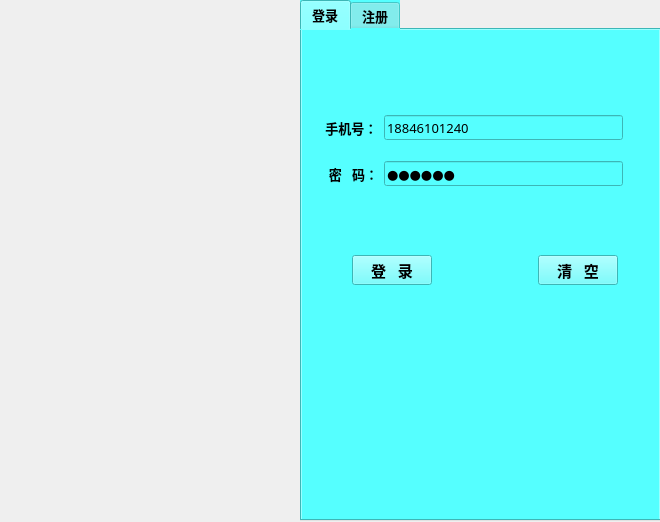
<?xml version="1.0" encoding="UTF-8"?>
<ui version="4.0">
 <class>LoginDia</class>
 <widget class="QWidget" name="LoginDia">
  <property name="geometry">
   <rect>
    <x>0</x>
    <y>0</y>
    <width>660</width>
    <height>522</height>
   </rect>
  </property>
  <property name="windowTitle">
   <string>登录/注册</string>
  </property>
  <widget class="QLabel" name="l_background">
   <property name="geometry">
    <rect>
     <x>0</x>
     <y>0</y>
     <width>301</width>
     <height>521</height>
    </rect>
   </property>
   <property name="styleSheet">
    <string notr="true">
image: url(:/images/images/login.png);</string>
   </property>
   <property name="text">
    <string/>
   </property>
   <property name="pixmap">
    <pixmap resource="resImages.qrc">:/images/images/login.png</pixmap>
   </property>
   <property name="scaledContents">
    <bool>true</bool>
   </property>
  </widget>
  <widget class="QTabWidget" name="tabWidget">
   <property name="geometry">
    <rect>
     <x>300</x>
     <y>0</y>
     <width>361</width>
     <height>521</height>
    </rect>
   </property>
   <property name="font">
    <font>
     <family>微软雅黑</family>
     <pointsize>10</pointsize>
     <weight>75</weight>
     <bold>true</bold>
    </font>
   </property>
   <property name="styleSheet">
    <string notr="true">background-color: rgb(85, 255, 255);</string>
   </property>
   <property name="currentIndex">
    <number>0</number>
   </property>
   <widget class="QWidget" name="tab_login">
    <attribute name="title">
     <string>登录</string>
    </attribute>
    <widget class="QWidget" name="layoutWidget_2">
     <property name="geometry">
      <rect>
       <x>20</x>
       <y>70</y>
       <width>301</width>
       <height>101</height>
      </rect>
     </property>
     <layout class="QGridLayout" name="gridLayout">
      <item row="0" column="0">
       <widget class="QLabel" name="l_tel">
        <property name="minimumSize">
         <size>
          <width>0</width>
          <height>25</height>
         </size>
        </property>
        <property name="maximumSize">
         <size>
          <width>16777215</width>
          <height>25</height>
         </size>
        </property>
        <property name="font">
         <font>
          <family>微软雅黑</family>
          <pointsize>10</pointsize>
          <weight>75</weight>
          <bold>true</bold>
         </font>
        </property>
        <property name="text">
         <string> 手机号：</string>
        </property>
       </widget>
      </item>
      <item row="0" column="1">
       <widget class="QLineEdit" name="le_tel">
        <property name="minimumSize">
         <size>
          <width>0</width>
          <height>25</height>
         </size>
        </property>
        <property name="maximumSize">
         <size>
          <width>16777215</width>
          <height>25</height>
         </size>
        </property>
        <property name="font">
         <font>
          <family>微软雅黑</family>
          <pointsize>10</pointsize>
         </font>
        </property>
        <property name="text">
         <string>18846101240</string>
        </property>
       </widget>
      </item>
      <item row="1" column="0">
       <widget class="QLabel" name="l_pass">
        <property name="minimumSize">
         <size>
          <width>0</width>
          <height>25</height>
         </size>
        </property>
        <property name="maximumSize">
         <size>
          <width>16777215</width>
          <height>25</height>
         </size>
        </property>
        <property name="font">
         <font>
          <family>微软雅黑</family>
          <pointsize>10</pointsize>
          <weight>75</weight>
          <bold>true</bold>
         </font>
        </property>
        <property name="text">
         <string>密   码：</string>
        </property>
        <property name="alignment">
         <set>Qt::AlignRight|Qt::AlignTrailing|Qt::AlignVCenter</set>
        </property>
       </widget>
      </item>
      <item row="1" column="1">
       <widget class="QLineEdit" name="le_pass">
        <property name="minimumSize">
         <size>
          <width>0</width>
          <height>25</height>
         </size>
        </property>
        <property name="maximumSize">
         <size>
          <width>16777215</width>
          <height>25</height>
         </size>
        </property>
        <property name="font">
         <font>
          <family>微软雅黑</family>
          <pointsize>10</pointsize>
         </font>
        </property>
        <property name="text">
         <string>123456</string>
        </property>
        <property name="echoMode">
         <enum>QLineEdit::Password</enum>
        </property>
       </widget>
      </item>
     </layout>
    </widget>
    <widget class="QWidget" name="layoutWidget_loginActions">
     <property name="geometry">
      <rect>
       <x>50</x>
       <y>220</y>
       <width>266</width>
       <height>41</height>
      </rect>
     </property>
     <layout class="QHBoxLayout" name="horizontalLayout">
      <item>
       <widget class="QPushButton" name="pb_login">
        <property name="maximumSize">
         <size>
          <width>100</width>
          <height>30</height>
         </size>
        </property>
        <property name="font">
         <font>
          <family>宋体</family>
          <pointsize>11</pointsize>
          <weight>75</weight>
          <bold>true</bold>
         </font>
        </property>
        <property name="styleSheet">
         <string notr="true"/>
        </property>
        <property name="text">
         <string>登   录</string>
        </property>
       </widget>
      </item>
      <item>
       <spacer name="horizontalSpacer">
        <property name="orientation">
         <enum>Qt::Horizontal</enum>
        </property>
        <property name="sizeType">
         <enum>QSizePolicy::Fixed</enum>
        </property>
        <property name="sizeHint" stdset="0">
         <size>
          <width>100</width>
          <height>25</height>
         </size>
        </property>
       </spacer>
      </item>
      <item>
       <widget class="QPushButton" name="pb_clear">
        <property name="maximumSize">
         <size>
          <width>100</width>
          <height>30</height>
         </size>
        </property>
        <property name="font">
         <font>
          <family>宋体</family>
          <pointsize>11</pointsize>
          <weight>75</weight>
          <bold>true</bold>
         </font>
        </property>
        <property name="styleSheet">
         <string notr="true"/>
        </property>
        <property name="text">
         <string>清   空</string>
        </property>
       </widget>
      </item>
     </layout>
    </widget>
   </widget>
   <widget class="QWidget" name="tab_register">
    <attribute name="title">
     <string>注册</string>
    </attribute>
    <widget class="QWidget" name="layoutWidget_3">
     <property name="geometry">
      <rect>
       <x>40</x>
       <y>260</y>
       <width>274</width>
       <height>41</height>
      </rect>
     </property>
     <layout class="QHBoxLayout" name="horizontalLayout_2">
      <item>
       <widget class="QPushButton" name="pb_register">
        <property name="maximumSize">
         <size>
          <width>100</width>
          <height>30</height>
         </size>
        </property>
        <property name="font">
         <font>
          <family>宋体</family>
          <pointsize>11</pointsize>
          <weight>75</weight>
          <bold>true</bold>
         </font>
        </property>
        <property name="styleSheet">
         <string notr="true"/>
        </property>
        <property name="text">
         <string>注    册</string>
        </property>
       </widget>
      </item>
      <item>
       <spacer name="horizontalSpacer_2">
        <property name="orientation">
         <enum>Qt::Horizontal</enum>
        </property>
        <property name="sizeType">
         <enum>QSizePolicy::Fixed</enum>
        </property>
        <property name="sizeHint" stdset="0">
         <size>
          <width>100</width>
          <height>25</height>
         </size>
        </property>
       </spacer>
      </item>
      <item>
       <widget class="QPushButton" name="pb_register_clear">
        <property name="maximumSize">
         <size>
          <width>100</width>
          <height>30</height>
         </size>
        </property>
        <property name="font">
         <font>
          <family>宋体</family>
          <pointsize>11</pointsize>
          <weight>75</weight>
          <bold>true</bold>
         </font>
        </property>
        <property name="styleSheet">
         <string notr="true"/>
        </property>
        <property name="text">
         <string>清   空</string>
        </property>
       </widget>
      </item>
     </layout>
    </widget>
    <widget class="QWidget" name="layoutWidget">
     <property name="geometry">
      <rect>
       <x>30</x>
       <y>60</y>
       <width>291</width>
       <height>161</height>
      </rect>
     </property>
     <layout class="QGridLayout" name="gridLayout_2">
      <item row="0" column="0">
       <widget class="QLabel" name="l_nick">
        <property name="minimumSize">
         <size>
          <width>0</width>
          <height>25</height>
         </size>
        </property>
        <property name="maximumSize">
         <size>
          <width>16777215</width>
          <height>25</height>
         </size>
        </property>
        <property name="font">
         <font>
          <family>微软雅黑</family>
          <pointsize>10</pointsize>
          <weight>75</weight>
          <bold>true</bold>
         </font>
        </property>
        <property name="text">
         <string>昵  称：</string>
        </property>
        <property name="alignment">
         <set>Qt::AlignCenter</set>
        </property>
       </widget>
      </item>
      <item row="0" column="1">
       <widget class="QLineEdit" name="le_nick">
        <property name="minimumSize">
         <size>
          <width>0</width>
          <height>25</height>
         </size>
        </property>
        <property name="maximumSize">
         <size>
          <width>16777215</width>
          <height>25</height>
         </size>
        </property>
        <property name="font">
         <font>
          <family>微软雅黑</family>
          <pointsize>10</pointsize>
         </font>
        </property>
        <property name="text">
         <string>111222</string>
        </property>
       </widget>
      </item>
      <item row="1" column="0">
       <widget class="QLabel" name="l_register_tel">
        <property name="minimumSize">
         <size>
          <width>0</width>
          <height>25</height>
         </size>
        </property>
        <property name="maximumSize">
         <size>
          <width>16777215</width>
          <height>25</height>
         </size>
        </property>
        <property name="font">
         <font>
          <family>微软雅黑</family>
          <pointsize>10</pointsize>
          <weight>75</weight>
          <bold>true</bold>
         </font>
        </property>
        <property name="text">
         <string>手机号：</string>
        </property>
        <property name="alignment">
         <set>Qt::AlignCenter</set>
        </property>
       </widget>
      </item>
      <item row="1" column="1">
       <widget class="QLineEdit" name="le_register_tel">
        <property name="minimumSize">
         <size>
          <width>0</width>
          <height>25</height>
         </size>
        </property>
        <property name="maximumSize">
         <size>
          <width>16777215</width>
          <height>25</height>
         </size>
        </property>
        <property name="font">
         <font>
          <family>微软雅黑</family>
          <pointsize>10</pointsize>
         </font>
        </property>
        <property name="text">
         <string>18846101240</string>
        </property>
       </widget>
      </item>
      <item row="2" column="0">
       <widget class="QLabel" name="l_register_pass">
        <property name="minimumSize">
         <size>
          <width>0</width>
          <height>25</height>
         </size>
        </property>
        <property name="maximumSize">
         <size>
          <width>16777215</width>
          <height>25</height>
         </size>
        </property>
        <property name="font">
         <font>
          <family>微软雅黑</family>
          <pointsize>10</pointsize>
          <weight>75</weight>
          <bold>true</bold>
         </font>
        </property>
        <property name="text">
         <string>密   码：</string>
        </property>
        <property name="alignment">
         <set>Qt::AlignCenter</set>
        </property>
       </widget>
      </item>
      <item row="2" column="1">
       <widget class="QLineEdit" name="le_register_pass">
        <property name="minimumSize">
         <size>
          <width>0</width>
          <height>25</height>
         </size>
        </property>
        <property name="maximumSize">
         <size>
          <width>16777215</width>
          <height>25</height>
         </size>
        </property>
        <property name="font">
         <font>
          <family>微软雅黑</family>
          <pointsize>10</pointsize>
         </font>
        </property>
        <property name="text">
         <string>123456</string>
        </property>
        <property name="echoMode">
         <enum>QLineEdit::Password</enum>
        </property>
       </widget>
      </item>
      <item row="3" column="0">
       <widget class="QLabel" name="l_pass_again">
        <property name="minimumSize">
         <size>
          <width>0</width>
          <height>25</height>
         </size>
        </property>
        <property name="maximumSize">
         <size>
          <width>16777215</width>
          <height>25</height>
         </size>
        </property>
        <property name="font">
         <font>
          <family>微软雅黑</family>
          <pointsize>10</pointsize>
          <weight>75</weight>
          <bold>true</bold>
         </font>
        </property>
        <property name="text">
         <string>确认密码：</string>
        </property>
        <property name="alignment">
         <set>Qt::AlignCenter</set>
        </property>
       </widget>
      </item>
      <item row="3" column="1">
       <widget class="QLineEdit" name="le_pass_again">
        <property name="minimumSize">
         <size>
          <width>0</width>
          <height>25</height>
         </size>
        </property>
        <property name="maximumSize">
         <size>
          <width>16777215</width>
          <height>25</height>
         </size>
        </property>
        <property name="font">
         <font>
          <family>微软雅黑</family>
          <pointsize>10</pointsize>
         </font>
        </property>
        <property name="text">
         <string>123456</string>
        </property>
        <property name="echoMode">
         <enum>QLineEdit::Password</enum>
        </property>
       </widget>
      </item>
     </layout>
    </widget>
   </widget>
  </widget>
 </widget>
 <resources>
  <include location="resImages.qrc"/>
 </resources>
 <connections/>
</ui>
